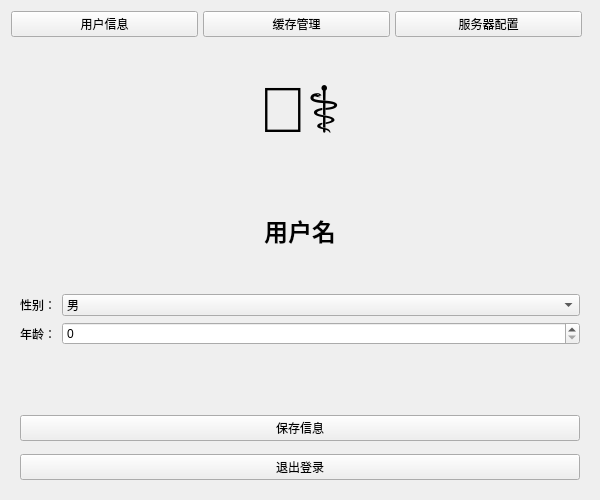
<?xml version="1.0" encoding="UTF-8"?>
<ui version="4.0">
 <class>SettingsWidget_Doc</class>
 <widget class="QWidget" name="SettingsWidget_Doc">
  <property name="geometry">
   <rect>
    <x>0</x>
    <y>0</y>
    <width>600</width>
    <height>500</height>
   </rect>
  </property>
  <property name="windowTitle">
   <string>设置</string>
  </property>
  <layout class="QVBoxLayout" name="mainLayout">
   <item>
    <layout class="QHBoxLayout" name="navLayout">
     <property name="spacing">
      <number>5</number>
     </property>
     <item>
      <widget class="QPushButton" name="navUserInfoBtn">
       <property name="text">
        <string>用户信息</string>
       </property>
       <property name="checkable">
        <bool>true</bool>
       </property>
      </widget>
     </item>
     <item>
      <widget class="QPushButton" name="navCacheBtn">
       <property name="text">
        <string>缓存管理</string>
       </property>
       <property name="checkable">
        <bool>true</bool>
       </property>
      </widget>
     </item>
     <item>
      <widget class="QPushButton" name="navServerBtn">
       <property name="text">
        <string>服务器配置</string>
       </property>
       <property name="checkable">
        <bool>true</bool>
       </property>
      </widget>
     </item>
     <item>
      <spacer name="navSpacer">
       <property name="orientation">
        <enum>Qt::Orientation::Horizontal</enum>
       </property>
      </spacer>
     </item>
    </layout>
   </item>
   <item>
    <widget class="QStackedWidget" name="pageStack">
     <widget class="QWidget" name="userInfoPage">
      <layout class="QVBoxLayout" name="userInfoLayout">
       <item>
        <widget class="QLabel" name="userIconLabel">
         <property name="font">
          <font>
           <pointsize>48</pointsize>
          </font>
         </property>
         <property name="text">
          <string>👨‍⚕️</string>
         </property>
         <property name="alignment">
          <set>Qt::AlignmentFlag::AlignCenter</set>
         </property>
        </widget>
       </item>
       <item>
        <widget class="QLabel" name="usernameLabel">
         <property name="font">
          <font>
           <pointsize>18</pointsize>
           <bold>true</bold>
          </font>
         </property>
         <property name="text">
          <string>用户名</string>
         </property>
         <property name="alignment">
          <set>Qt::AlignmentFlag::AlignCenter</set>
         </property>
        </widget>
       </item>
       <item>
        <layout class="QFormLayout" name="userFormLayout">
         <item row="0" column="0">
          <widget class="QLabel" name="genderLabel">
           <property name="text">
            <string>性别：</string>
           </property>
          </widget>
         </item>
         <item row="0" column="1">
          <widget class="QComboBox" name="genderCombo">
           <item>
            <property name="text">
             <string>男</string>
            </property>
           </item>
           <item>
            <property name="text">
             <string>女</string>
            </property>
           </item>
           <item>
            <property name="text">
             <string>保密</string>
            </property>
           </item>
          </widget>
         </item>
         <item row="1" column="0">
          <widget class="QLabel" name="ageLabel">
           <property name="text">
            <string>年龄：</string>
           </property>
          </widget>
         </item>
         <item row="1" column="1">
          <widget class="QSpinBox" name="ageSpinBox">
           <property name="minimum">
            <number>0</number>
           </property>
           <property name="maximum">
            <number>150</number>
           </property>
          </widget>
         </item>
        </layout>
       </item>
       <item>
        <widget class="QPushButton" name="saveUserInfoBtn">
         <property name="text">
          <string>保存信息</string>
         </property>
        </widget>
       </item>
       <item>
        <spacer name="userInfoSpacer">
         <property name="orientation">
          <enum>Qt::Orientation::Vertical</enum>
         </property>
        </spacer>
       </item>
       <item>
        <widget class="QPushButton" name="logoutBtn">
         <property name="text">
          <string>退出登录</string>
         </property>
        </widget>
       </item>
      </layout>
     </widget>
     <widget class="QWidget" name="cachePage">
      <layout class="QVBoxLayout" name="cacheLayout">
       <item>
        <widget class="QLabel" name="cacheLabel">
         <property name="font">
          <font>
           <pointsize>18</pointsize>
           <bold>true</bold>
          </font>
         </property>
         <property name="text">
          <string>缓存管理</string>
         </property>
         <property name="alignment">
          <set>Qt::AlignmentFlag::AlignCenter</set>
         </property>
        </widget>
       </item>
       <item>
        <widget class="QLabel" name="cacheDescLabel">
         <property name="text">
          <string>清除聊天记录缓存</string>
         </property>
         <property name="alignment">
          <set>Qt::AlignmentFlag::AlignCenter</set>
         </property>
        </widget>
       </item>
       <item>
        <spacer name="cacheSpacer">
         <property name="orientation">
          <enum>Qt::Orientation::Vertical</enum>
         </property>
        </spacer>
       </item>
       <item>
        <widget class="QPushButton" name="clearChatHistoryBtn">
         <property name="text">
          <string>清除聊天记录</string>
         </property>
         <property name="styleSheet">
          <string notr="true">background-color: #ff6b6b; color: white;</string>
         </property>
        </widget>
       </item>
      </layout>
     </widget>
     <widget class="QWidget" name="serverPage">
      <layout class="QVBoxLayout" name="serverLayout">
       <property name="margin" stdset="0">
        <number>50</number>
       </property>
       <item>
        <widget class="QLabel" name="serverLabel">
         <property name="font">
          <font>
           <pointsize>18</pointsize>
           <bold>true</bold>
          </font>
         </property>
         <property name="text">
          <string>服务器配置</string>
         </property>
        </widget>
       </item>
       <item>
        <layout class="QHBoxLayout" name="ipLayout">
         <item>
          <widget class="QLabel" name="ipLabel">
           <property name="text">
            <string>服务器IP：</string>
           </property>
          </widget>
         </item>
         <item>
          <widget class="QLineEdit" name="ipEdit">
           <property name="text">
            <string>127.0.0.1</string>
           </property>
          </widget>
         </item>
        </layout>
       </item>
       <item>
        <layout class="QHBoxLayout" name="portLayout">
         <item>
          <widget class="QLabel" name="portLabel">
           <property name="text">
            <string>端口号：</string>
           </property>
          </widget>
         </item>
         <item>
          <widget class="QLineEdit" name="portEdit">
           <property name="text">
            <string>9999</string>
           </property>
          </widget>
         </item>
        </layout>
       </item>
       <item>
        <spacer name="serverSpacer">
         <property name="orientation">
          <enum>Qt::Orientation::Vertical</enum>
         </property>
        </spacer>
       </item>
       <item>
        <widget class="QPushButton" name="saveServerBtn">
         <property name="text">
          <string>保存配置</string>
         </property>
        </widget>
       </item>
      </layout>
     </widget>
    </widget>
   </item>
  </layout>
 </widget>
 <resources/>
 <connections/>
</ui>
